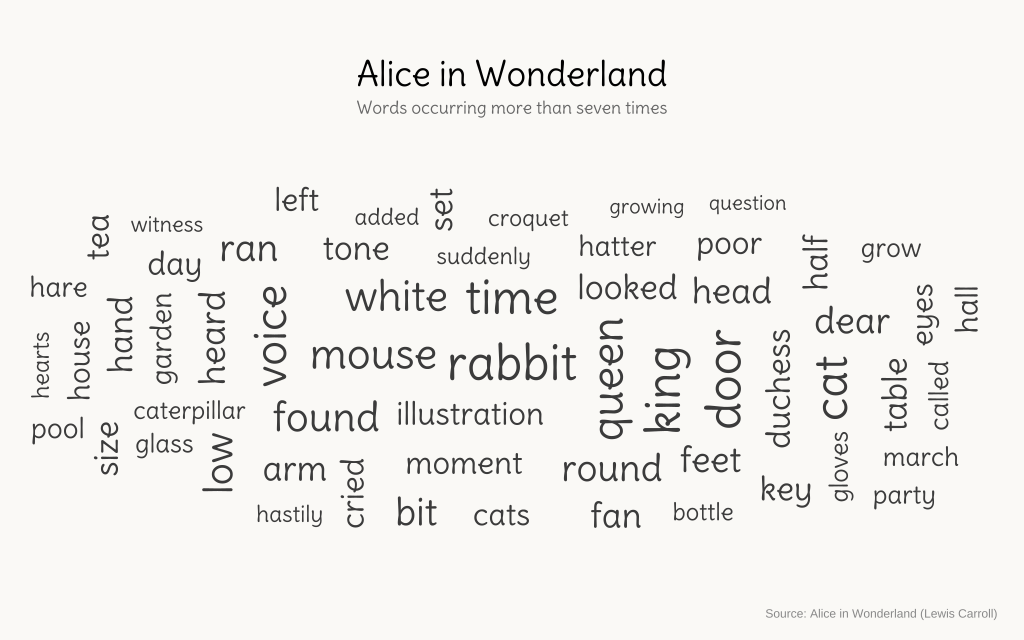

Recreate this plot in R.
library(tidyverse)
library(tidytext)
library(showtext)
library(ggwordcloud)


alice <- readr::read_lines(
  "alice.txt"
)

text_df <- tibble(
  line = seq_along(alice),
  text = alice
)



# Tokenize and remove stop words

tidy_books <- text_df %>%
  unnest_tokens(word, text) %>%
  anti_join(stop_words, by = "word")



# Count words and remove "alice"

df <- tidy_books %>%
  count(word, sort = TRUE) %>%
  filter(
    n > 7,
    word != "alice"
  )



# Font
font_add_google("Delius", "Delius")
showtext_auto()



# Set word orientation

set.seed(123)

df <- df %>%
  mutate(
    angle = sample(
      c(0, 90),
      size = n(),
      replace = TRUE,
      prob = c(0.65, 0.35)
    )
  )


# Plot

ggplot(
  df,
  aes(
    label = word,
    size = n,
    angle = angle
  )
) +
  geom_text_wordcloud_area(
    family = "Delius",
    color = "#3B3B3B",
    rm_outside = TRUE
  ) +
  scale_size_area(
    max_size = 28
  ) +
  labs(
    title = "Alice in Wonderland",
    subtitle = "Words occurring more than seven times",
    caption = "Source: Alice in Wonderland (Lewis Carroll)"
  ) +
  theme_void() +
  theme(
    plot.title = element_text(
      family = "Delius",
      size = 26,
      face = "bold",
      hjust = 0.5,
      margin = margin(
        t = 20,
        b = 5
      )
    ),
    plot.subtitle = element_text(
      family = "Delius",
      size = 13,
      hjust = 0.5,
      color = "#666666",
      margin = margin(
        b = 15
      )
    ),
    plot.caption = element_text(
      size = 9,
      color = "#888888",
      hjust = 1,
      margin = margin(
        t = 10
      )
    ),
    plot.margin = margin(
      t = 25,
      r = 20,
      b = 15,
      l = 20
    ),
    plot.background = element_rect(
      fill = "#FAF9F6",
      color = NA
    ),
    panel.background = element_rect(
      fill = "#FAF9F6",
      color = NA
    )
  )
